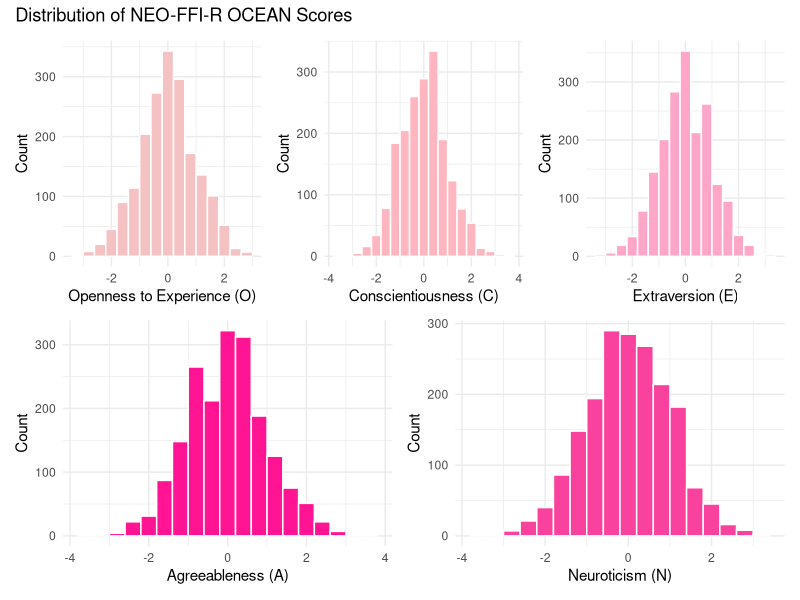
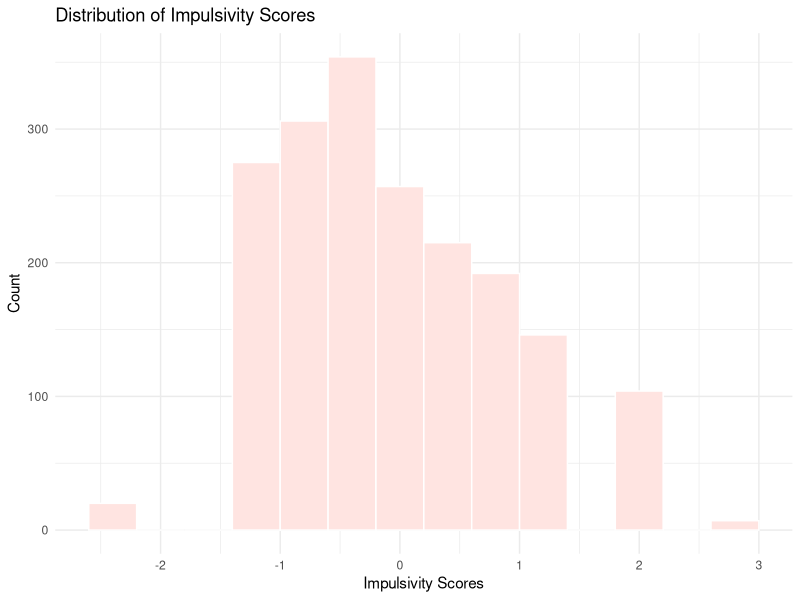
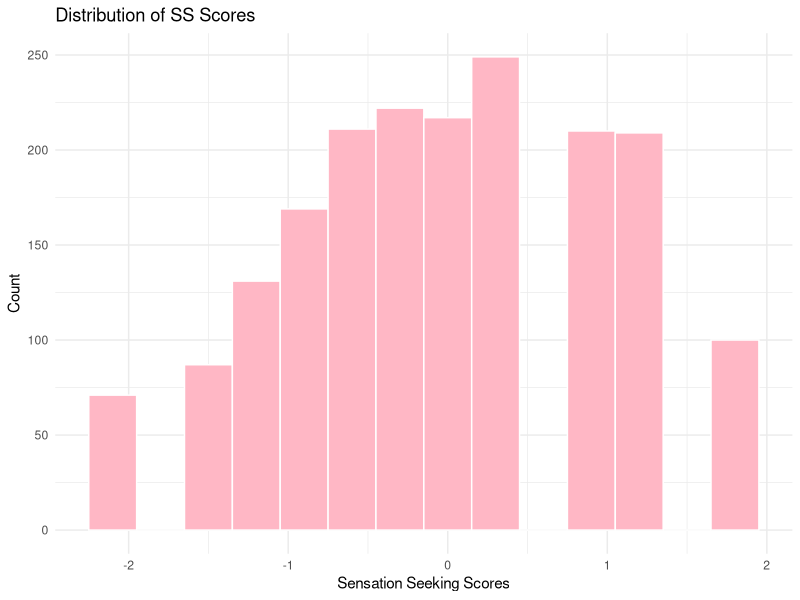

The R source for these figures, in order:
## ---- chunk 1
# Load in relevant libraries
library(tidyverse)
library(patchwork)

# default options
knitr::opts_chunk$set(
  fig.width = 6,
  fig.asp = .6,
  out.width = "90%"
)

theme_set(theme_minimal() + theme(legend.position = "bottom"))

options(
  ggplot2.continuous.colour = "viridis",
  ggplot2.continuous.fill = "viridis"
)

scale_colour_discrete = scale_colour_viridis_d
scale_fill_discrete = scale_fill_viridis_d

## ---- chunk 2
# Read in dataset
drug_data = read_csv("data/cleaned_drug_data.csv")

# Gender
# 0: male
# 1: female

# Drug use
# 0: never used
# 1: used over a Decade Ago
# 2: used in Last Decade
# 3: used in Last Year
# 4: used in Last Month
# 5: used in Last Week
# 6: used in Last Day

# Age
# 1: 18-24
# 2: 25-34
# 3: 35-44
# 4: 45-54
# 5: 55-64
# 6: 65+

## ---- chunk 3
O_hist = drug_data |> 
  ggplot(aes(x = Oscore)) + 
  geom_histogram(fill = "#F4C2C2", color = "white", binwidth = 0.4) +
  labs(
    x = "Openness to Experience (O)",
    y = "Count"
  ) 
C_hist = drug_data |> 
  ggplot(aes(x = Cscore)) + 
  geom_histogram(fill = "#FFB6C1", color = "white", binwidth = 0.4) +
  labs(
    x = "Conscientiousness (C)",
    y = "Count"
  ) 

E_hist = drug_data |> 
  ggplot(aes(x = Escore)) + 
  geom_histogram(fill = "#FFA6C9", color = "white", binwidth = 0.4) +
  labs(
    x = "Extraversion (E)",
    y = "Count"
  ) 

A_hist = drug_data |> 
  ggplot(aes(x = Ascore)) + 
  geom_histogram(fill = "#FF1493", color = "white", binwidth = 0.4) +
  labs(
    x = "Agreeableness (A)",
    y = "Count"
  ) 

N_hist = drug_data |> 
  ggplot(aes(x = Nscore)) + 
  geom_histogram(fill = "#F9429E", color = "white", binwidth = 0.4) +
  labs(
    x = "Neuroticism (N)",
    y = "Count"
  ) 

OCEAN_hist = (O_hist + C_hist + E_hist) / (A_hist + N_hist) + 
  plot_annotation(
    title = "Distribution of NEO-FFI-R OCEAN Scores"
  )

ggsave("figs/hist_ocean.png", OCEAN_hist)

## ---- chunk 4
impulsivity_hist = drug_data |> 
  ggplot(aes(x = Impulsive)) + 
  geom_histogram(fill = "#FFE4E1", color = "white", binwidth = 0.4) +
  labs(
    x = "Impulsivity Scores",
    y = "Count",
    title = "Distribution of Impulsivity Scores"
  ) 

ggsave("figs/hist_impulsivity.png", impulsivity_hist)

## ---- chunk 5
SS_hist = drug_data |> 
  ggplot(aes(x = SS)) + 
  geom_histogram(fill = "#FFB7C5", color = "white", binwidth = 0.3) +
  labs(
    x = "Sensation Seeking Scores",
    y = "Count",
    title = "Distribution of SS Scores"
  ) 

ggsave("figs/hist_impSS.png", SS_hist)

## ---- chunk 6

## ---- chunk 7

## ---- chunk 8

## ---- chunk 9
